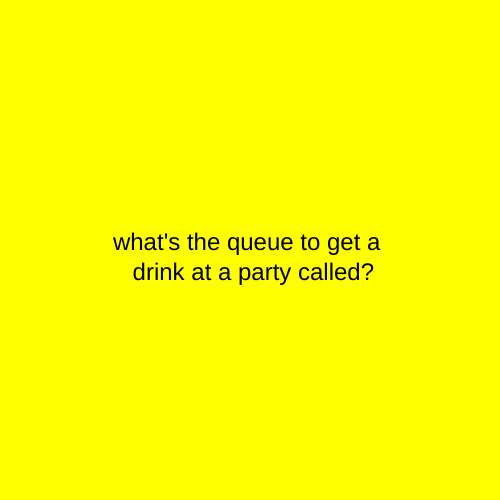
Frame 1 (no input)
Frame 60 (no input): identical to frame 1, image omitted
Frame 120 (the mouse pressed at the canvas centre since frame 60): identical to frame 1, image omitted

The p5.js sketch that drew this single still picture (run headless with seeded random() and noise() and a simulated clock; from frame 60 on, the mouse is pressed at the canvas centre):

// p5.js sketch
// ── sketch.js
let state = 0;

function setup() {
  createCanvas(500, 500);
  textAlign(CENTER);
  textSize(24);
}

function draw() {
  switch (state) {
    case 0:
    background('yellow');
    text("what's the queue to get a \n drink at a party called?", height / 2, width / 2);
    break;

    case 1:
    background('orange')
    text("a punchline", height / 2, width / 2);
    break;
  }
}

function mouseReleased() {
  state++;
  if (state > 1) {
    state = 0;
  }
}
